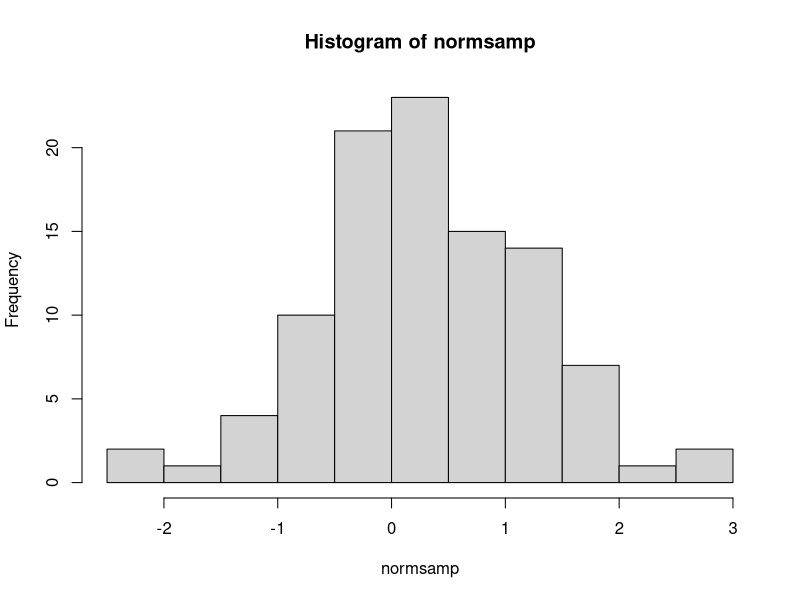
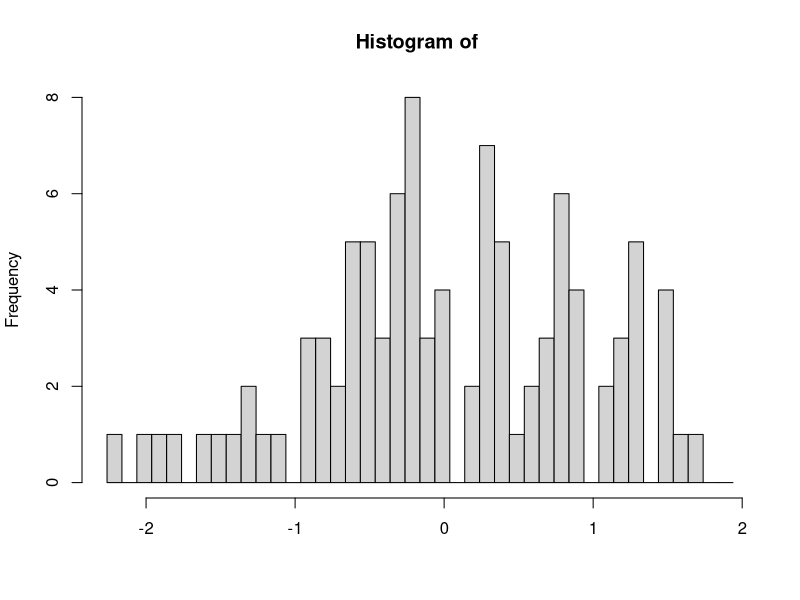
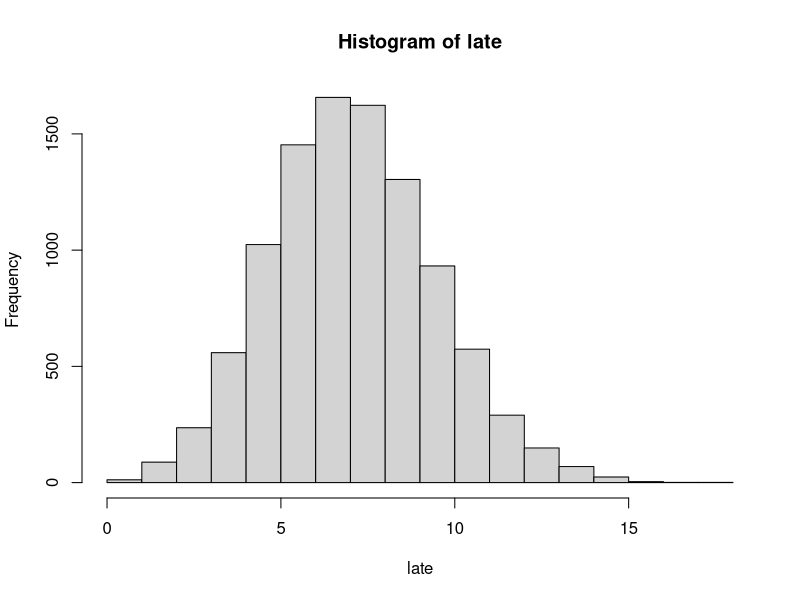
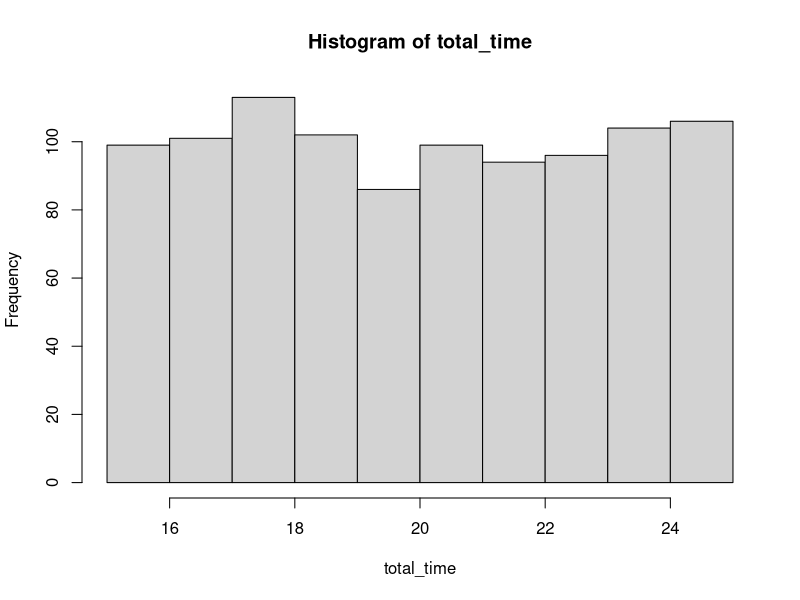
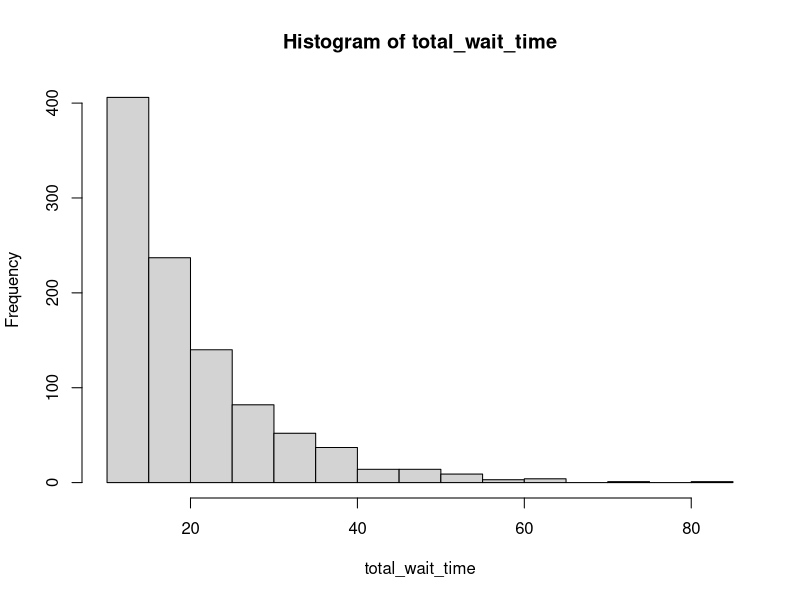
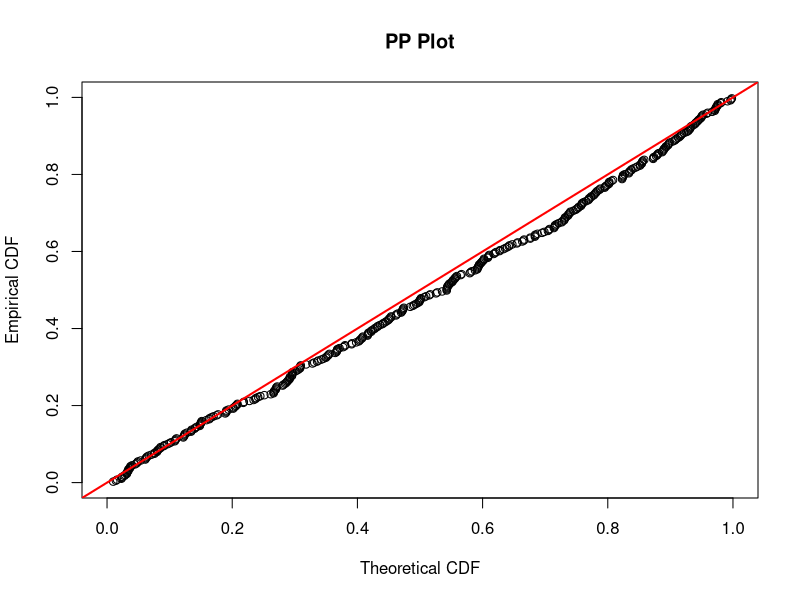
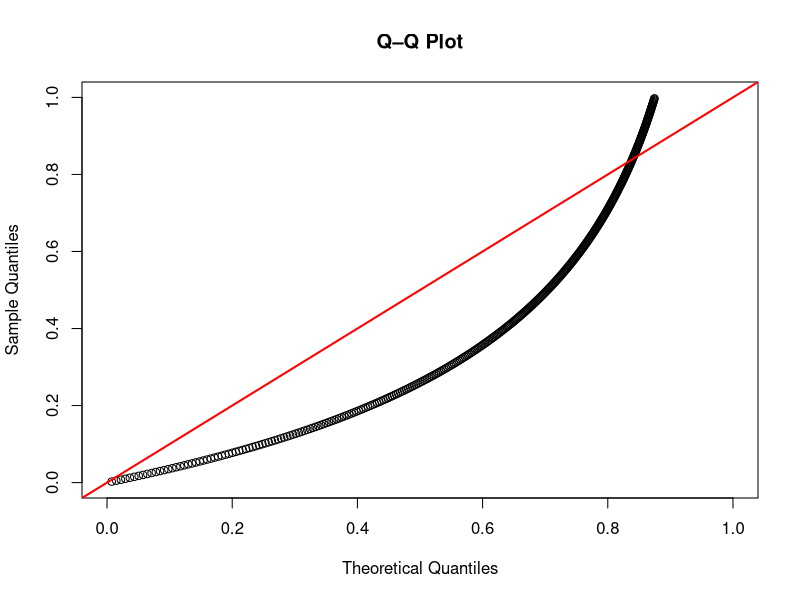
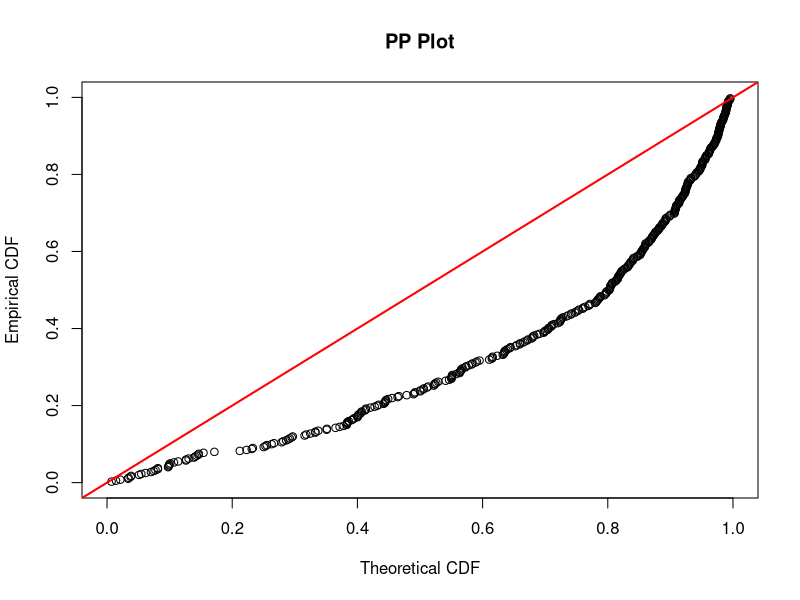

These figures' R source, in order:
## ---- chunk 1
set.seed(1230)
x <- rnorm(100,mean= 0, sd=1)
normsamp <- rnorm(100)
hist(normsamp)
## ---- chunk 2
set.seed(1073)
x <- rnorm(100,mean=0,sd=1)
normsamp <- rnorm(100)
bins <- seq(min(normsamp),max(normsamp),by= 0.1)
count_bins <- table(cut(normsamp, breaks= bins, right = FALSE))
count <- count_bins

length(bins)
length(count)

histo <- list(breaks= bins, counts = count)
class(histo) <- "histogram"

plot(histo)
## ---- chunk 3
pnorm(0.67)
1 - pnorm(0.67)
walk_mean <- 30*(1 - pnorm(0.67))
walk_var <- (30*(1 - pnorm(0.67)))*(1-(1 - pnorm(0.67)))
walk_mean
walk_var

## ---- chunk 4
set.seed(3701)
simnum <- 10000
days <- 30
countwalk <- vector()
mean <- 30
sd <- 1.5

late <- replicate(10000, {
  walktime <- rnorm(30,mean,sd)
  sum(walktime> 31)
})

hist(late)

mean(late)
var(late)

## ---- chunk 5
set.seed(3701)
simnum <- 1000
train_wait_times <- runif(simnum, min = 0, max = 10)
trainwalktime <- 15
total_time <- trainwalktime + train_wait_times

hist(total_time)
mean(total_time)
var(total_time)
## ---- chunk 6
set.seed(1111)
simnum <- 1000
x<-runif(simnum)
bus_wait_time <- -10*log(x)
total_wait_time <- bus_wait_time + 10

hist(total_wait_time)
mean(total_wait_time)
var(total_wait_time)


## ---- chunk 7
#walking
walkprob <- pnorm(20,30,1.5, lower.tail = FALSE)
walkprob
#Train
trainprob <- punif(20, min=15,max=25, lower.tail = FALSE)
trainprob
#Bus
busprob <- pexp(20, rate = (1/10), lower.tail = FALSE)
busprob

## ---- chunk 8
simnum <- 400
theta <- 3
mypareto <- function(simnum,theta){
  dist <- runif(simnum, 0, 1)
  x <- (dist^(-1/theta)-1)
  return(x)
}
cdf <- function(x, theta){
  return(1-(x+1)^(-theta))
}


#PP Plot Pareto
pp_plot <- function(data, p, ..., main = "PP Plot") {
empprob <- (1:simnum) / (simnum + 1)
theoryprob <- p(sort(data),...)

plot(theoryprob, empprob, main = main,
xlab = "Theoretical CDF", 
ylab = "Empirical CDF",
xlim = c(0,1), ylim = c(0,1))
abline(0, 1, col = "red", lwd = 2)
  
}

data <- mypareto(simnum, theta)

pp_plot(data, cdf, theta=theta)

## ---- chunk 9
#qq plot pareto 
simnum <- 400
theta <- 3
qq_plot <- function(data, q,..., main="Q–Q Plot") {
simnum <- length(data)
empprob <- (1:simnum) / (simnum + 1)
theo_q <- q(empprob,...)

plot(theo_q, empprob, main = main,
xlab = "Theoretical Quantiles", 
ylab = "Sample Quantiles",
xlim = c(0,1), ylim = c(0,1))
abline(0, 1, col = "red", lwd = 2)
}


data <- mypareto(simnum, theta)

qq_plot(data, cdf, theta=theta)
## ---- chunk 10
#pp plot exp
simnum = 400
theta = 3
x_exp <- rexp(simnum, 1) 
pp_plot_exp <- function(x_exp, p,..., main="P–P Plot EXP") {
empprob <- (1:simnum) / (simnum + 1)
theoryprob <- p(x_exp,...)
plot(theo_probs, empprob, main = main,
xlab = "Theoretical CDF", ylab = "Empirical CDF")
abline(0, 1, col = "red")
}

pp_plot(x_exp, cdf, theta=theta)
## ---- chunk 11
#qq plot exp
simnum = 400
theta = 3
x_exp <- rexp(simnum, 1) 
qq_plot <- function(x_exp, q,..., main="Q–Q Plot") {
simnum <- length(data)
empprob <- (1:simnum) / (simnum + 1)
theo_q <- q(empprob,...)

plot(theo_q, sort(x_exp), main = main,
xlab = "Theoretical Quantiles", 
ylab = "Sample Quantiles",
xlim = c(0,1), ylim = c(0,1))
abline(0, 1, col = "red", lwd = 2)
}

qq_plot(x_exp, cdf, theta=theta)

